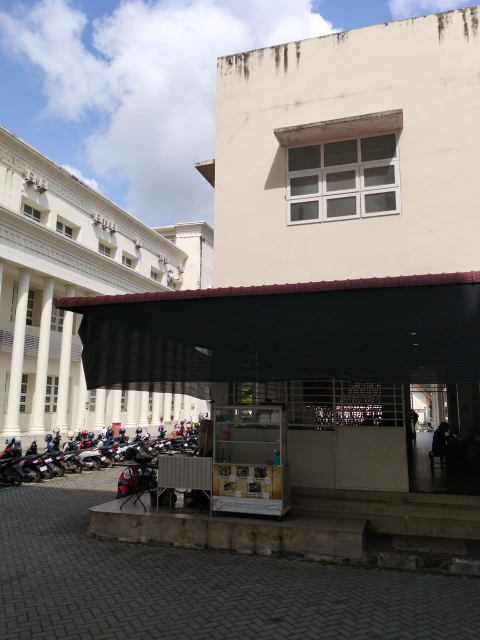
#> input picture dataset/lokasi1/01.jpg, 960 x 1280 px (shown at 1/2 size); its folder holds only this picture in this run
$ python -i pipeline.py   (imports and definitions only)
#> lines starting #> are read from the running program, lines starting #| are printed output that depends on the picture
"""
pipeline.py
Logika visi komputer untuk "Panorama Lingkungan Kampus" (UTS Visi Komputer - Kelompok 2).

Semua fungsi inti diambil dari notebook UTS_Kelompok2.ipynb, lalu dibungkus agar
bisa dipakai oleh web Streamlit (app.py):
  baca_citra -> samakan_kecerahan (HSV, kanal V) -> praproses_gray_eq (Hist. Equalization)
  -> deteksi (SIFT/ORB) -> matching (BFMatcher + Lowe's ratio) -> estimasi_homografi (RANSAC)
  -> stitching_warping (anchor tengah) -> segmentasi_kontur_crop (findContours + boundingRect)
"""
import re
import time

import cv2
import numpy as np

# ---------------- Parameter global (sama dengan notebook) ----------------
RASIO = 0.75       # ambang Lowe's Ratio Test
REPROJ = 4.0       # batas error reproyeksi RANSAC (piksel)
MIN_GOOD = 15      # minimal good matches sebelum hitung homografi
MIN_INLIER = 10    # minimal inlier RANSAC agar pasangan dianggap valid
MAX_PIKSEL_KANVAS = 16_000_000


def natural_sort_key(s):
    """Urutan natural: 1.jpg, 2.jpg, ..., 10.jpg."""
    return [int(t) if t.isdigit() else t.lower() for t in re.split(r"(\d+)", s)]


# ---------------- Tahap 1: baca & praproses (Praktikum 3) ----------------
# [11 lines left out: function baca_citra_bytes, not called in this run]


def samakan_kecerahan(imgs):
    """Samakan rata-rata kanal V (HSV) semua foto terhadap foto pertama."""
    ref_val = cv2.cvtColor(imgs[0], cv2.COLOR_BGR2HSV)[:, :, 2].mean()
    hasil = []
    for im in imgs:
        hsv = cv2.cvtColor(im, cv2.COLOR_BGR2HSV).astype(np.float32)
        gain = np.clip(ref_val / max(hsv[:, :, 2].mean(), 1.0), 0.7, 1.4)
        hsv[:, :, 2] = np.clip(hsv[:, :, 2] * gain, 0, 255)
        hasil.append(cv2.cvtColor(hsv.astype(np.uint8), cv2.COLOR_HSV2BGR))
    return hasil


def praproses_gray_eq(img):
    """Grayscale + Histogram Equalization."""
    return cv2.equalizeHist(cv2.cvtColor(img, cv2.COLOR_BGR2GRAY))


# ---------------- Tahap 2-3: fitur, matching, homografi (Praktikum 5) ----------------
def deteksi(gray, metode):
    det = cv2.SIFT_create() if metode.lower() == "sift" else cv2.ORB_create(nfeatures=5000)
    return det.detectAndCompute(gray, None)


# [94 lines left out: functions matching, estimasi_homografi, stitching_warping, segmentasi_kontur_crop, not called in this run]


# ---------------- Pipeline lengkap untuk web ----------------
def jalankan_pipeline(imgs_asli, metode="sift"):
    """
    Jalankan seluruh pipeline pada daftar citra BGR (urut kiri -> kanan).
    Mengembalikan dict berisi hasil akhir, hasil antara, dan metrik untuk ditampilkan.
    """
    t0 = time.perf_counter()
    n = len(imgs_asli)
    hasil = dict(metode=metode, n_foto=n, sukses=False, pesan="", panorama=None,
                 pano_mentah=None, bbox=None, imgs_terang=None, imgs_gray=None,
                 imgs_keypoint=None, n_kp=[], pasangan=[], match_vis=[], waktu=0.0)

    imgs_terang = samakan_kecerahan(imgs_asli)
    imgs_gray = [praproses_gray_eq(im) for im in imgs_terang]
    fitur = [deteksi(g, metode) for g in imgs_gray]

    hasil["imgs_terang"] = imgs_terang
    hasil["imgs_gray"] = imgs_gray
    hasil["n_kp"] = [len(f[0]) for f in fitur]
    hasil["imgs_keypoint"] = [
        cv2.drawKeypoints(imgs_terang[i], fitur[i][0], None, color=(0, 255, 0))
        for i in range(n)
    ]

    pasangan = [None]
    for i in range(1, n):
        kpA, desA = fitur[i]
        kpB, desB = fitur[i - 1]
        good = matching(desA, desB, metode)
        H, inl = estimasi_homografi(kpA, kpB, good)
        n_inl = int(inl.sum()) if inl is not None else 0
        pasangan.append(dict(kpA=kpA, kpB=kpB, good=good, H=H, inlier=inl, n_inlier=n_inl))

        good_in = [m for m, k in zip(good, inl) if k] if inl is not None else good
        vis = cv2.drawMatches(imgs_terang[i], kpA, imgs_terang[i - 1], kpB, good_in[:70], None,
                              flags=cv2.DrawMatchesFlags_NOT_DRAW_SINGLE_POINTS)
        hasil["match_vis"].append(vis)

    hasil["pasangan"] = pasangan

    # Validasi tiap pasangan
    buruk = [i for i in range(1, n)
             if pasangan[i]["H"] is None or pasangan[i]["n_inlier"] < MIN_INLIER]
    if buruk:
        daftar = ", ".join(f"foto {i + 1}-{i} ({pasangan[i]['n_inlier']} inlier)" for i in buruk)
        hasil["pesan"] = (f"Pasangan foto berikut kurang cocok (minimal {MIN_INLIER} inlier): {daftar}. "
                          "Pastikan urutan foto kiri ke kanan benar dan overlap 30-50%.")
        hasil["waktu"] = time.perf_counter() - t0
        return hasil

    try:
        pano_mentah, mask = stitching_warping(imgs_terang, pasangan)
    except Exception as e:  # noqa: BLE001
        pano_mentah, mask = None, None
        hasil["pesan"] = f"Terjadi kesalahan saat warping: {e}"

    if pano_mentah is None:
        if not hasil["pesan"]:
            hasil["pesan"] = ("Warping gagal: homografi menghasilkan kanvas tidak valid atau terlalu besar. "
                              "Coba kurangi jumlah foto atau pakai foto dengan sudut lebih kecil.")
        hasil["waktu"] = time.perf_counter() - t0
        return hasil

    pano_crop, bbox = segmentasi_kontur_crop(pano_mentah, mask)
    vis_bbox = pano_mentah.copy()
    x, y, w, h = bbox
    cv2.rectangle(vis_bbox, (x, y), (x + w, y + h), (0, 255, 0), 4)

    hasil.update(sukses=True, pano_mentah=pano_mentah, panorama=pano_crop,
                 bbox=bbox, vis_bbox=vis_bbox, pesan="Panorama berhasil dibuat.")
    hasil["waktu"] = time.perf_counter() - t0
    return hasil


# [10 lines left out: function ringkas_metrik, not called in this run]

>>> import cv2
>>> picture = cv2.imread('dataset/lokasi1/01.jpg', cv2.IMREAD_GRAYSCALE)
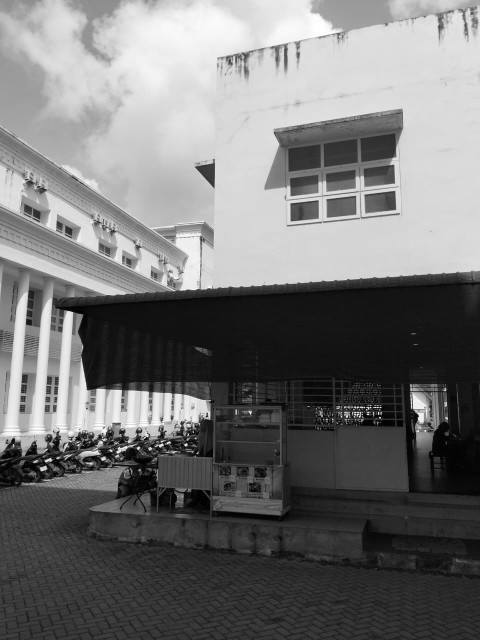
#> picture: shape (1280, 960) (shown at 1/2 size); min 0, max 255, mean 116.5
>>> result = jalankan_pipeline(picture)
#> in jalankan_pipeline, `n = len(imgs_asli)`: n = 1280
#> in jalankan_pipeline, `hasil = dict(metode=metode, n_foto=n, sukses=False, pesan="", panorama..`: hasil = 14 items
#> (the run stopped early here; a loop or call above may not have finished)

$ run again, on dataset/lokasi1/02.jpg
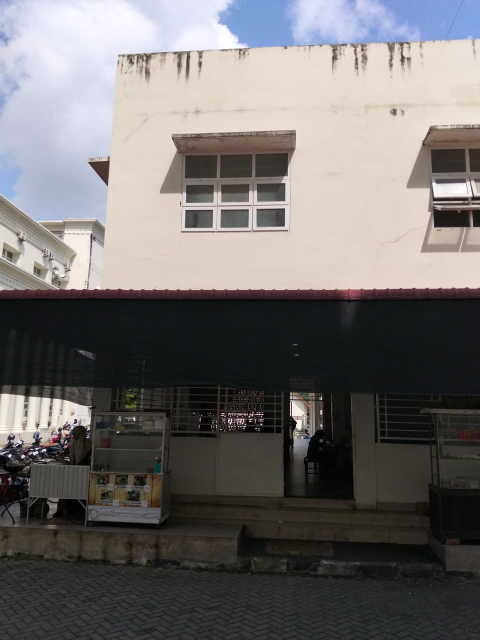
#> input picture dataset/lokasi1/02.jpg, 960 x 1280 px (shown at 1/2 size)
#> `picture = cv2.imread('dataset/lokasi1/01.jpg', cv2.IMREAD_GRAYSCALE)`:
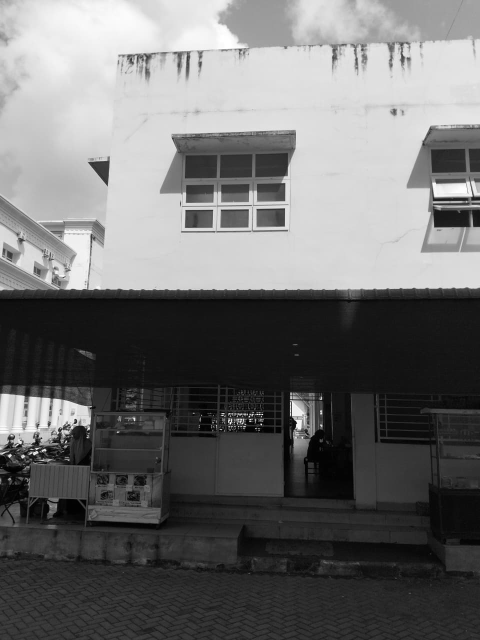
#> picture: shape (1280, 960) (shown at 1/2 size); min 0, max 255, mean 110.3
#> n = 1280
#> hasil = 14 items

$ run again, on dataset/lokasi1/03.jpg
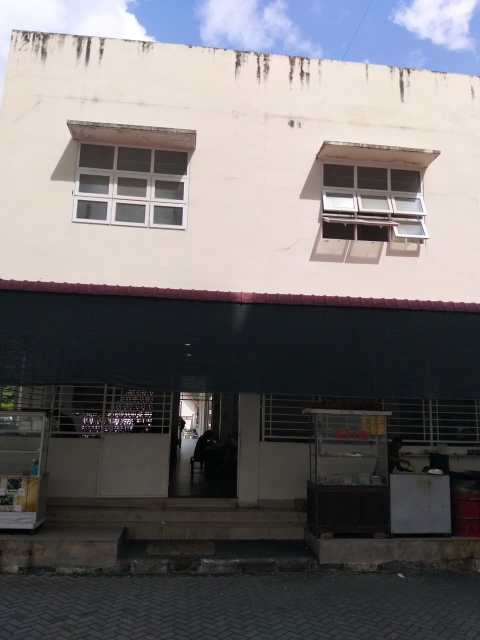
#> input picture dataset/lokasi1/03.jpg, 960 x 1280 px (shown at 1/2 size)
#> `picture = cv2.imread('dataset/lokasi1/01.jpg', cv2.IMREAD_GRAYSCALE)`:
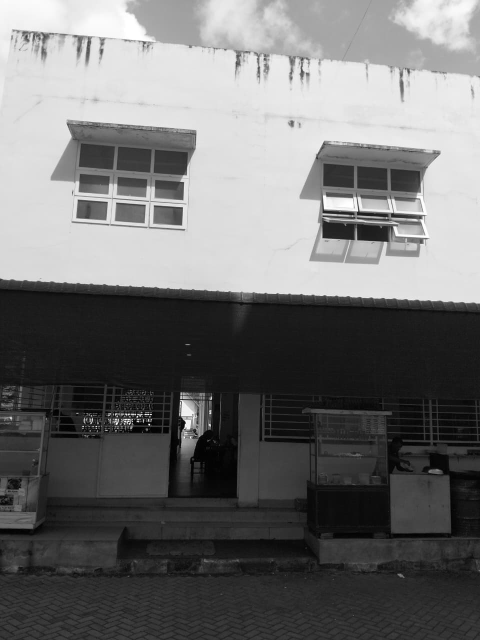
#> picture: shape (1280, 960) (shown at 1/2 size); min 0, max 255, mean 111.8
#> n = 1280
#> hasil = 14 items

$ run again, on dataset/lokasi1/04.jpg
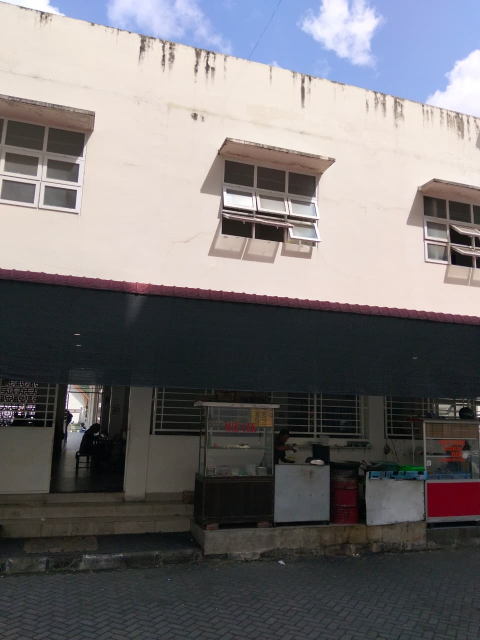
#> input picture dataset/lokasi1/04.jpg, 960 x 1280 px (shown at 1/2 size)
#> `picture = cv2.imread('dataset/lokasi1/01.jpg', cv2.IMREAD_GRAYSCALE)`:
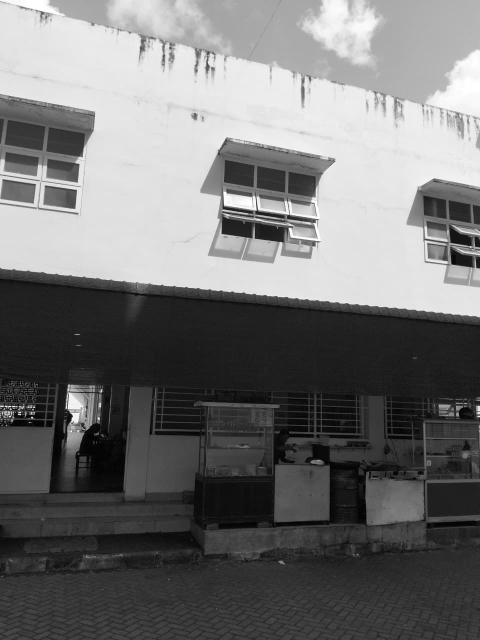
#> picture: shape (1280, 960) (shown at 1/2 size); min 0, max 255, mean 114.9
#> n = 1280
#> hasil = 14 items
